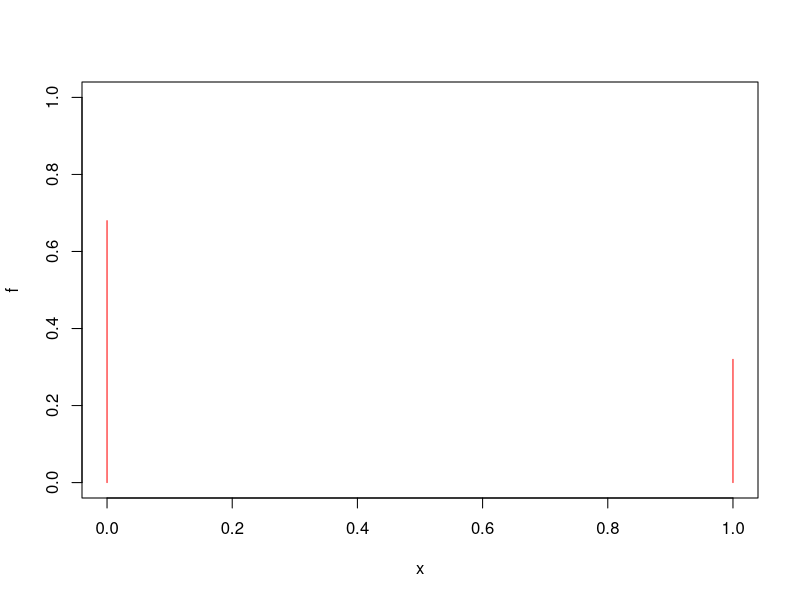
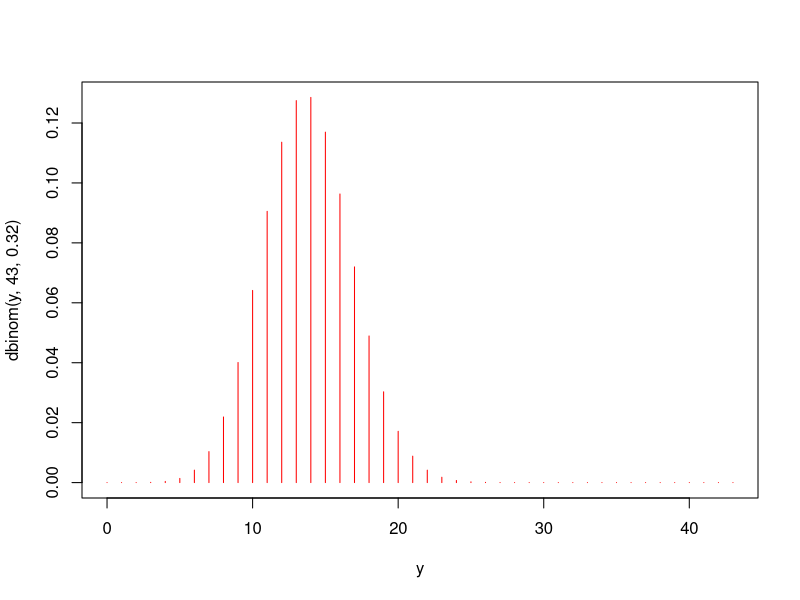

Generate these figures, in order, with R: (Note: this script raises an error after producing the figures.)

# Ensayo de Bernoulli
# x <- Bernoulli (p)

x <- c(0,1)
f <- c(0.68, 0.32)

plot(x , f, type='h', ylim=c(0,1), col='red')

n <- 43
#Y <- function(i){sum(sample(x,n,f, replace=TRUE))}
#encuestas <- sapply(1:400000,Y)
#fr <- table(encuestas)/400000
#barplot(fr)

dbinom(13, 43, 0.32)

y <- 0:43
plot(y, dbinom(y, 43, 0.32), type="h", col="red")


pbinom(16, 44, 0.32) = f(17) = P(z=17)
# P(z<17) = P(z<=16) = F(16)

y <- 0:44
plot(y, pbinom(y, 44, 0.32), type="s")
qbinom(0.5, 44, 0.32)

#media
24*0.68
#varianza
24*0.68*0.32
#primer quartil
qbinom(0.25, 23, 0.68)

#ultima pregunta
46*0.32
